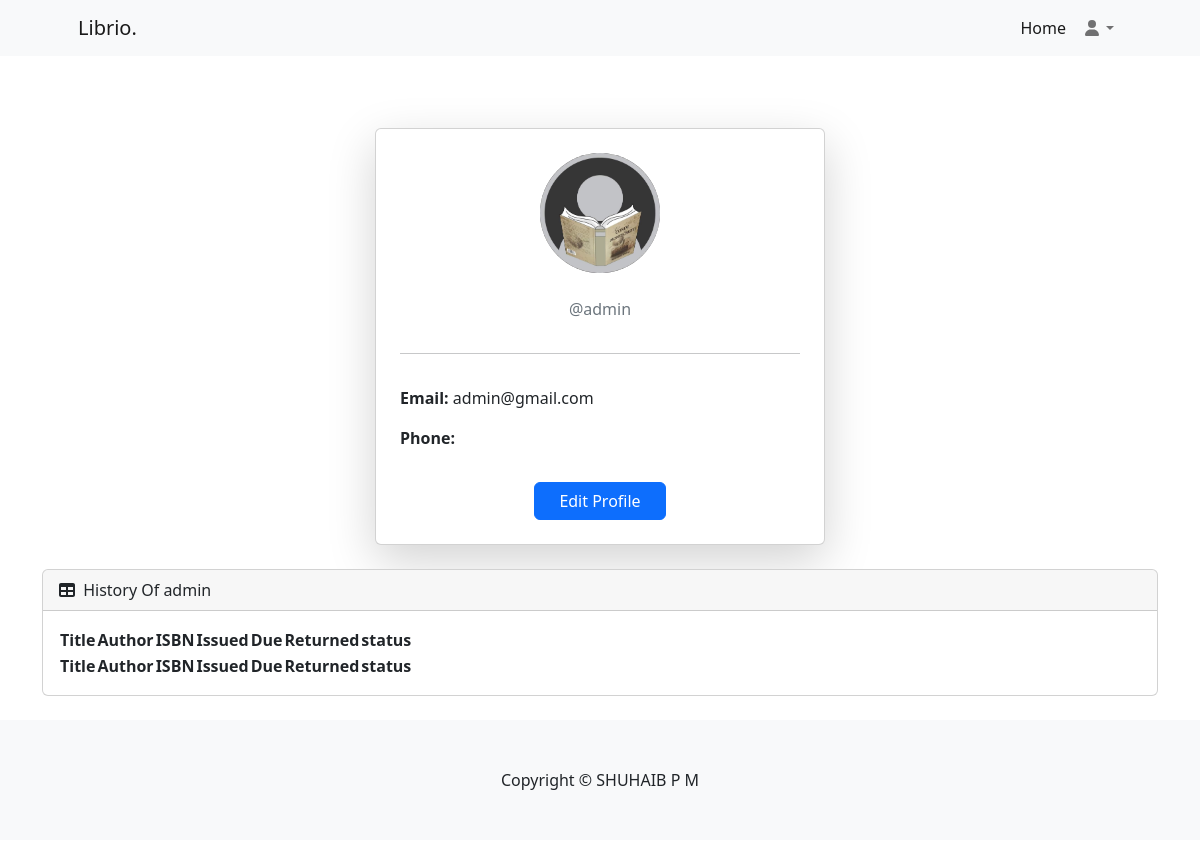
The page /home/profile (signed in) on the database as committed earlier.
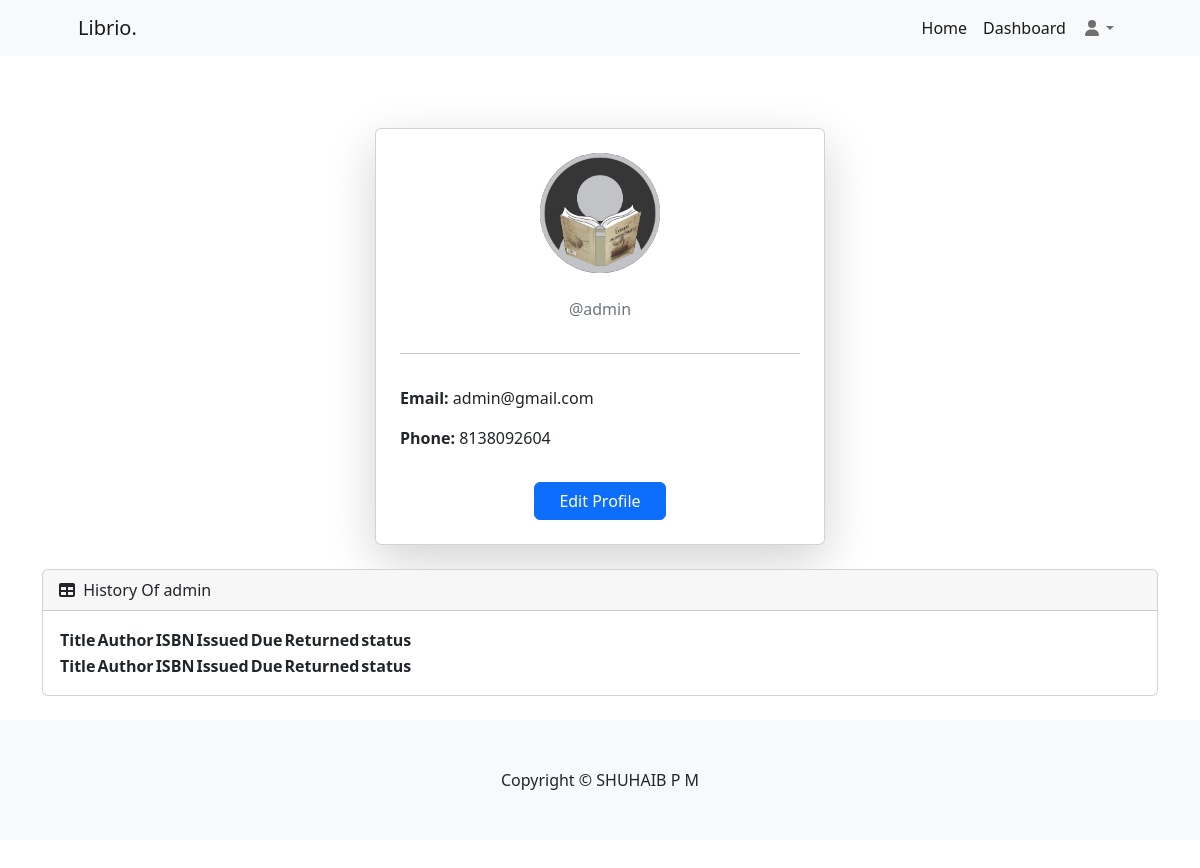
The same page on the database as committed later.
### libraryApp/models.py (models this page shows, shortened)
class User(AbstractUser):
    email=models.EmailField(unique=True)
    option = (
        ('user','user'),
        ('staff','staff')
    )
    phone=models.CharField(max_length=15)
    role=models.CharField(max_length=100,choices=option,default="user")
    profile=models.ImageField(upload_to="profile",default="profile/default.jpg",null=True,blank=True)
    otp=models.CharField(max_length=20)
    is_verified=models.BooleanField(default=False)

### userApp/views.py (the view)
# urls.py: path("profile",views.ProfileView.as_view(),name="userprofile"),
class ProfileView(View):
    def get(self,request):
        user=request.user
        history=Issue.objects.filter(user=user)
        return render(request,"userprofile.html",{"user":user,"history":history})

### libraryApp/context_processor.py (called while the page is built)
def library_status(request):
    total_books = Book.objects.count()
    total_copies = Book.objects.aggregate(total=models.Sum("total_copy"))["total"] or 0
    avl_books = Book.objects.aggregate(total=models.Sum("avl_copy"))["total"] or 0
    issued_books = Issue.objects.exclude(status="returned").count()
    overdue_books=Issue.objects.filter(status="overdue").count()
    return {
        "total_books": total_books,
        "total_copies": total_copies,
        "avl_books": avl_books,
        "issued_books": issued_books,
        "overdue_books": overdue_books,
    }

### userApp/templates/userprofile.html (shortened to what this page needs)
{% extends 'home.html' %}
{% block main %}
    <div class="container" style="margin-top: 8rem">
        <div class="card shadow-lg p-4" style="max-width: 450px; margin:auto;">
            <div class="text-center">
                <img src="{{ user.profile.url }}" class="rounded-circle mb-3"
                    style="width: 120px; height:120px; object-fit: cover;">
                <p class="text-muted mb-3">@{{ user.username }}</p>
            </div>
            <hr>
            <div class="mt-3">
                <p><span class="fw-bold">Email:</span> {{ user.email }}</p>
                <p><span class="fw-bold">Phone:</span> {{ user.phone }}</p>
            </div>
            <div class="text-center mt-3">
                <a href="{% url 'userprofileupdate' user.id%}" class="btn btn-primary px-4">
                    Edit Profile
                </a>
            </div>
        </div>
        <div id="section-table" class="card mb-4 mt-4">
            <div class="card-header">
                <i class="fas fa-table me-1"></i>
                History Of {{request.user}}
            </div>
            <div class="card-body">
                <table id="datatablesSimple" class="datatable">
                    <thead>
                        <tr>
                            <th>Title</th>
                            <th>Author</th>
                            <th>ISBN</th>
                            <th>Issued</th>
                            <th>Due</th>
                            <th>Returned</th>
                            <th>status</th>
                        </tr>
                    </thead>
                    <tfoot>
                        <tr>
                            <th>Title</th>
                            <th>Author</th>
                            <th>ISBN</th>
                            <th>Issued</th>
                            <th>Due</th>
                            <th>Returned</th>
                            <th>status</th>
                        </tr>
                    </tfoot>
                </table>
            </div>
        </div>
    </div>
{% endblock %}

### userApp/templates/home.html (shortened to what this page needs)
{% load static %}
<!DOCTYPE html>
<html lang="en">
<head>
    <link href="https://cdn.jsdelivr.net/npm/bootstrap-icons@1.4.1/font/bootstrap-icons.css" rel="stylesheet" />
    <link href="https://cdn.jsdelivr.net/npm/simple-datatables@7.1.2/dist/style.min.css" rel="stylesheet" />
    <link href="{% static 'css/styles.css' %}" rel="stylesheet" />
</head>
<body>
    <nav class="navbar navbar-expand-lg navbar-light bg-light fixed-top">
        <div class="container px-lg-5">
            <a class="navbar-brand" href="{% url 'home' %}">Librio.</a>
            <div class="collapse navbar-collapse" id="navbarSupportedContent">
                <ul class="navbar-nav ms-auto mb-2 mb-lg-0">
                    <li class="nav-item"><a class="nav-link active" aria-current="page" href="{% url 'home' %}">Home</a>
                    </li>
                    {% if request.user.role == "staff" %}
                    <li class="nav-item"><a class="nav-link active" aria-current="page"
                            href="{% url 'dashboard' %}">Dashboard</a></li>
                    {% endif %}
                    <li class="nav-item dropdown">
                        <a class="nav-link dropdown-toggle" id="navbarDropdown" href="#" role="button"
                            data-bs-toggle="dropdown" aria-expanded="false"><i class="fas fa-user fa-fw"></i></a>
                    </li>
                </ul>
            </div>
        </div>
    </nav>
    {% block main %}{% endblock %}
    <footer class="py-5 bg-light">
        <div class="container">
            <p class="m-0 text-center text-dark">Copyright &copy; SHUHAIB P M</p>
        </div>
    </footer>
</body>
</html>

Rows that differ between the two databases and show on the page:
changed User "admin": role "user" → "staff" (drawn); phone (not shown) → "8138092604"
Other text that changed with them:
text now shown: "Dashboard"
